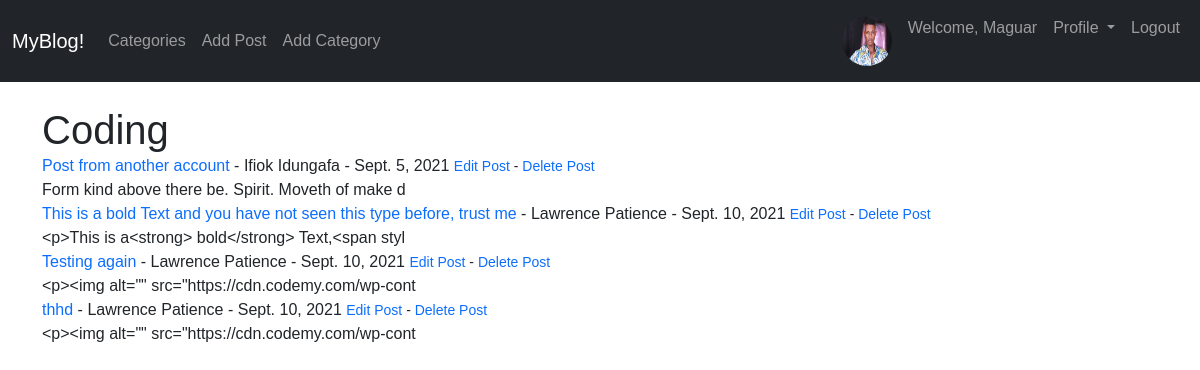
Page /category/coding/ (signed in) on the committed database.
### myblog/models.py (models this page shows, shortened)
class Profile(models.Model):
    user = models.OneToOneField(User, null=True, on_delete=models.CASCADE)
    bio = models.TextField()
    profile_pic = models.ImageField(null=True, blank=True, upload_to="images/profile/")
    website_url = models.CharField(max_length=255, null=True, blank=True)
    fb_url = models.CharField(max_length=255, null=True, blank=True)
    twitter_url = models.CharField(max_length=255, null=True, blank=True)
    instagram_url = models.CharField(max_length=255, null=True, blank=True)
    pinterest_url = models.CharField(max_length=255, null=True, blank=True)

class Post(models.Model):
    title = models.CharField(max_length=255)
    header_image = models.ImageField(null=True, blank=True, upload_to="images/")
    full_path = models.TextField(default='myblog/')
    title_tag = models.CharField(max_length=63)
    meta_keywords = models.CharField(max_length=255, default='new')
    meta_description = models.CharField(max_length=255, default='new')
    author = models.ForeignKey(User, on_delete=models.CASCADE)
    body = RichTextField(blank=True, null=True)
    post_date = models.DateField(default=timezone.now)
    category = models.CharField(max_length=255, default='coding')
    snippet = models.CharField(max_length=255)
    likes = models.ManyToManyField(User, related_name='blog_posts')
    slug = models.SlugField(max_length=250, unique_for_date='post_date')

### myblog/views.py (the view)
# urls.py: path('category/<str:cats>/', CategoryView, name='category'),
def CategoryView(request, cats):
    category_posts = Post.objects.filter(category=cats.title().replace('-', ' '))
    return render(request, 'categories.html', {'cats': cats.title().replace('-', ' '), 'category_posts': category_posts})

### myblog/templates/categories.html
{% extends 'base.html' %}
{% block content %}
{% if category_posts %}
    <h1>{{ cats }}</h1>
    <ul>
    {% for post in category_posts %}
        <li><a href ="{% url 'article-detail' post.pk %}">{{ post.title }}</a>
            - {{ post.author.first_name }} {{ post.author.last_name }}
            - {{ post.post_date }}
            <small>
                {% if user.is_authenticated %}
                    <a href="{% url 'update_post' post.pk %}">Edit Post</a> -
                    <a href="{% url 'delete_post' post.pk %}">Delete Post</a>
                {% endif %}
            </small>
            <br/>
            {{ post.body|slice:":50" }}
        </li>
    {% endfor %}
    </ul>
{% else %}
    <strong>The category you seek is not available, do you want to create?</strong>
    <strong>Submit it here and we will review/add it within two working days</strong>
{% endif %}
{% endblock %}

### myblog/templates/base.html (shortened to what this page needs)
{% load cms_tags menu_tags sekizai_tags %}
{% load static %}
<!doctype html>
<html lang="en">
  <head>
    <link href="https://cdn.jsdelivr.net/npm/bootstrap@5.1.0/dist/css/bootstrap.min.css" rel="stylesheet">
    <link href="{% static 'main.css' %}" rel="stylesheet">
  </head>
  <body>
    <nav class="navbar navbar-expand-lg navbar-dark bg-dark">
      <div class="container-fluid">
        <a class="navbar-brand" href="{% url 'home' %}">MyBlog!</a>
        <div class="collapse navbar-collapse" id="navbarSupportedContent">
          <ul class="navbar-nav me-auto mb-2 mb-lg-0">
            {% if cat_menu %}
            <li class="nav-item dropdown">
              <a class="nav-link dropdown-toggle" href="#" id="navbarDropdown" role="button" data-bs-toggle="dropdown" aria-expanded="false">
                Categories
              </a>
              <ul class="dropdown-menu" aria-labelledby="navbarDropdown">
                {% for item in cat_menu %}
                  <li><a class="dropdown-item" href="{% url 'category' item|slugify %}">{{ item }}</a></li>
                {% endfor %}
              </ul>
            </li>
            {% else %}
              <li class="nav-item">
                <a class="nav-link" href="{% url 'category-list' %}">Categories</a>
              </li>
            {% endif %}
            {% if user.is_authenticated %}
              <li class="nav-item">
                <a class="nav-link" href="{% url 'add_post' %}">Add Post</a>
              </li>
              <li class="nav-item">
                <a class="nav-link" href="{% url 'add_category' %}">Add Category</a>
              </li>
            {% endif %}
          </ul>
          <ul class="navbar-nav ml-auto mb-2 mb-lg-0">
            {% if user.is_authenticated %}
              <li class="nav-item">
                {% if user.profile.profile_pic %}
                  <a class="nav-link" href="#">
                    <img src="{{ user.profile.profile_pic.url }}" class="rounded-circle" alt="" width=5
                    height=5>
                  </a>
                {% else %}
                  <img src="{% static 'default_img/default.png' %}" class="rounded-circle" alt="" width=5 height=5/>
                {% endif %}
              </li>
              <li class="nav-item">
                <a class="nav-link" href="{% url 'show_profile_page' user.profile.id %}">Welcome, {{ user.username }}</a>
              </li>
              <li class="nav-item dropdown">
                <a class="nav-link dropdown-toggle" href="#" id="navbarDropdown" role="button" data-bs-toggle="dropdown" aria-expanded="false">
                  Profile
                </a>
              </li>
              <li class="nav-item">
                <a class="nav-link" href="{% url 'logout' %}">Logout</a>
              </li>
            {% endif %}
          </ul>
        </div>
      </div>
    </nav>
    <br/>
    <div class="container">
      {% block content %}
      {% endblock %}
    </div>
  </body>
</html>

### myblog/static/main.css (style rules this page uses)
body { font-family: 'Poppins', sans-serif; overflow-x: hidden; text-rendering: optimizeLegibility; -webkit-font-smoothing: antialiased; -moz-osx-font-smoothing: grayscale; }
a { text-decoration: none!important; }
ul { padding: 0; margin: 0; list-style: none; }
h1,h2,h3,h4,h5,h6 { margin: 0px; }
.rounded-circle { width: 50px; height: 50px; }

### rows in the picture
Post: title "Post from another account", author.first_name "Ifiok", author.last_name "Idungafa", post_date "Sept. 5, 2021", body "Form kind above there be. Spirit. Moveth of make d"
Post: title "This is a bold Text and you have not seen this type before, trust me", author.first_name "Lawrence", author.last_name "Patience", post_date "Sept. 10, 2021", body "<p>This is a<strong> bold</strong> Text,<span styl"
Post: title "Testing again", author.first_name "Lawrence", author.last_name "Patience", post_date "Sept. 10, 2021", body "<p><img alt=\"\" src=\"https://cdn.codemy.com/wp-cont"
Post: title "thhd", author.first_name "Lawrence", author.last_name "Patience", post_date "Sept. 10, 2021", body "<p><img alt=\"\" src=\"https://cdn.codemy.com/wp-cont"

### other values in the picture
{{ user.username }} "Maguar"
{{ cats }} "Coding"
